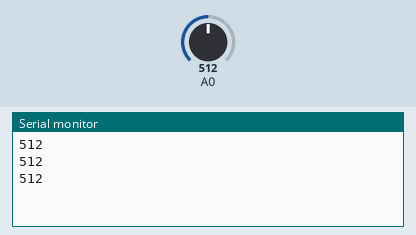
Recording of a sketch running on a simulated Arduino Mega 2560, built with avr-gcc and run on an emulated ATmega2560. Shown: the last lines printed to the serial monitor. The test bench sets the inputs (shaded band); at power-on: A0 = 512.

Above: at 1.3 s.
1.4 s: A0 set to 716
At 1.9 s:
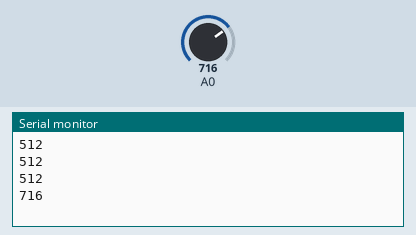
2.9 s: A0 set to 900
At 3.4 s:
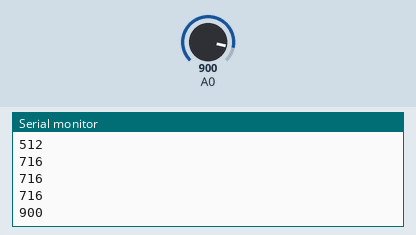
Timing chart, 0 to 5.9 s (numbered marks = the images above; inputs shaded):
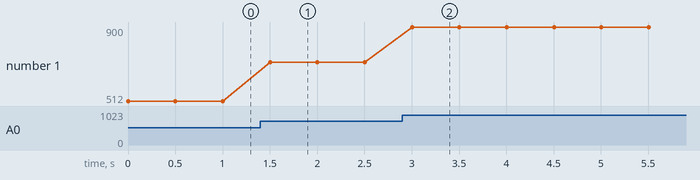

The sketch:

Ejemplo6_clase6_Emisor.ino
```cpp
int valor;  // declaracion de constantes

void setup()
{ //iniciacion de puertos serial
  Serial3.begin(9600);
  Serial.begin(9600);
}

void loop()
{

    valor = analogRead(0);    //lee datos sensor
    Serial.println(valor);
    Serial3.println(valor);    //los imprime en el serial 0
    delay(500);
}
```

Measured:
- after the input at 1.4 s, the serial monitor: prints a new line after 0.10 s (image 1)
- after the input at 2.9 s, the serial monitor: prints a new line after 0.10 s (image 2)
- plotted number 1: 512 → 716 after the input at 1.4 s, 716 → 900 after the input at 2.9 s
